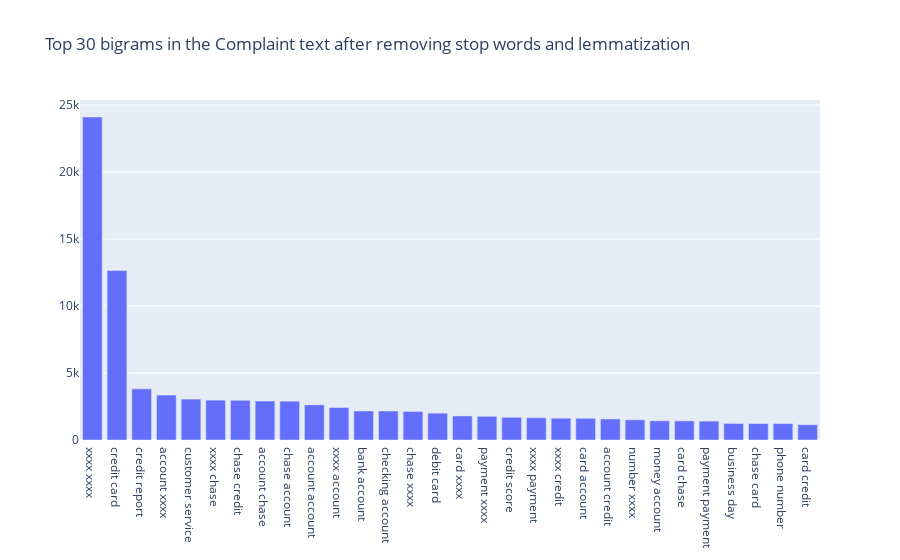

Source (notebook cell):
### Code cell
#Write your code here to find the top 30 bigram frequency among the complaints in the cleaned datafram(df_clean). 
def get_top_n_bigram(corpus, n=None):
    vec = CountVectorizer(ngram_range=(2, 2), stop_words='english').fit(corpus)
    bag_of_words = vec.transform(corpus)
    sum_words = bag_of_words.sum(axis=0) 
    words_freq = [(word, sum_words[0, idx]) for word, idx in vec.vocabulary_.items()]
    words_freq =sorted(words_freq, key = lambda x: x[1], reverse=True)
    return words_freq[:n]
common_words = get_top_n_bigram(df_clean['complaint_clean'].values.astype('U'), 30)
df3 = pd.DataFrame(common_words, columns = ['bigram' , 'count'])
fig = go.Figure([go.Bar(x=df3['bigram'], y=df3['count'])])
fig.update_layout(title=go.layout.Title(text="Top 30 bigrams in the Complaint text after removing stop words and lemmatization"))
fig.show()

### Figure 1 — Plotly figure (JSON) as saved in the notebook; plotly's stock layout.template omitted (floating-point values rounded to 4 significant figures)
{"data": [{"type": "bar", "x": ["xxxx xxxx", "credit card", "credit report", "account xxxx", "customer service", "xxxx chase", "chase credit", "account chase", "chase account", "account account", "xxxx account", "bank account", "checking account", "chase xxxx", "debit card", "card xxxx", "payment xxxx", "credit score", "xxxx payment", "xxxx credit", "card account", "account credit", "number xxxx", "money account", "card chase", "payment payment", "business day", "chase card", "phone number", "card credit"], "y": [24111, 12658, 3820, 3353, 3054, 2977, 2966, 2909, 2898, 2625, 2429, 2167, 2164, 2132, 2005, 1796, 1768, 1694, 1661, 1627, 1619, 1571, 1511, 1435, 1427, 1409, 1239, 1227, 1226, 1143]}], "layout": {"title": {"text": "Top 30 bigrams in the Complaint text after removing stop words and lemmatization"}}}
